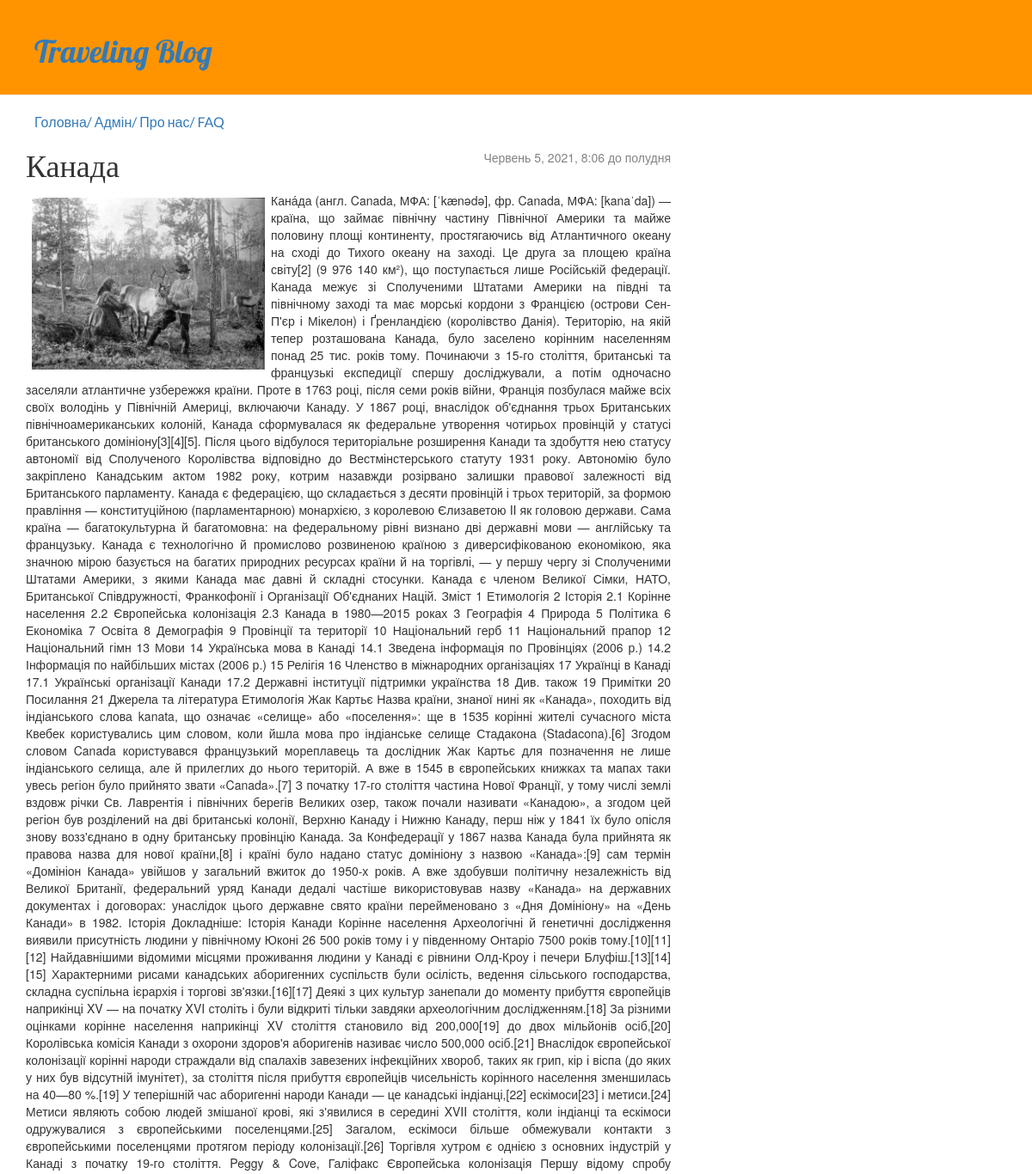
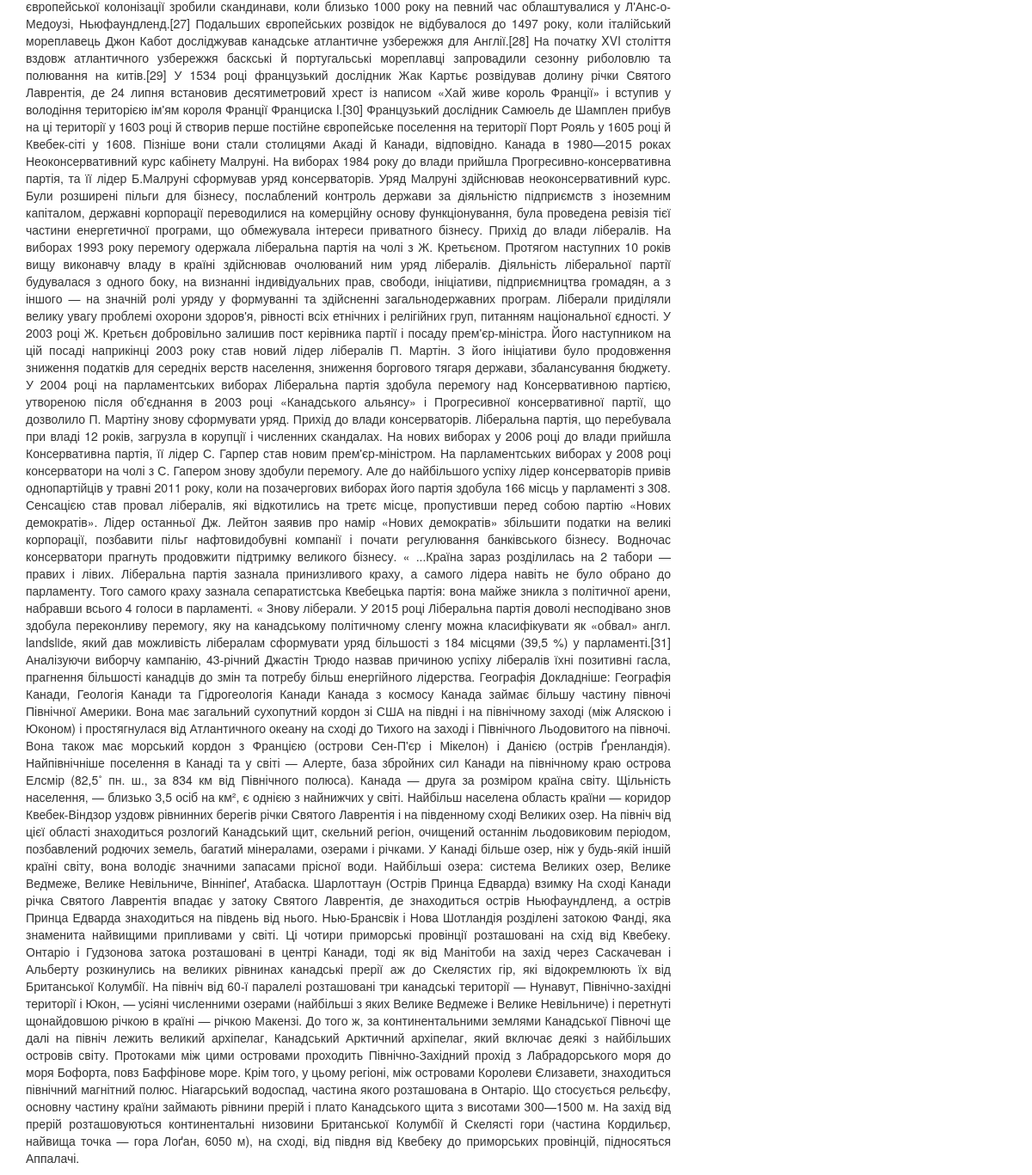
The page /post/13/ on the database its author committed (2 pictures, top to bottom).
### blog/models.py (models this page shows, shortened)
class Post(models.Model):
    author = models.ForeignKey(settings.AUTH_USER_MODEL, on_delete=models.CASCADE)
    title = models.CharField(max_length=200)
    text = RichTextUploadingField(blank=True,null=True)
    header_image=models.ImageField(blank=True, upload_to='images/')
    created_date = models.DateTimeField(default=timezone.now)
    published_date = models.DateTimeField(blank=True, null=True)

### blog/views.py (the view)
# urls.py: url(r'^post/(?P<pk>[0-9]+)/$', views.post_detail, name='post_detail'),
def post_detail(request, pk):
    post = get_object_or_404(Post, pk=pk)
    return render(request, 'blog/post_detail.html', {'post': post})

### blog/templates/blog/post_detail.html (shortened to what this page needs)
{% extends 'blog/base.html' %}
{% block content %}
    <div class="post">
        {% if post.published_date %}
            <div class="date">
                 {{ post.published_date }}
            </div>
        {% endif %}
        <h1>{{ post.title }}</h1>
        <p>{{ post.text }}</p>
    </div>
{% endblock %}

### blog/static/css/style.css (style rules this page uses)
h1, h2, h3, h4 { font-family: 'Lobster', cursive; }
.date { float: right; color: #828282; }

### rows shown on the page
Post: published_date "Червень 5, 2021, 8:06 до полудня", title "Канада", text (picture), text "Кана́да (англ. Canada, МФА: [ˈkænədə], фр. Canada, МФА: [kanaˈda]) — країна, що займає північну частину Північної Америки та майже половину площі континенту, простягаючись від Атлантичного океану на сході до Тихого океану на заході. Це друга за площею країна світу[2] (9 976 140 км²), що поступається лише Російській федерації. Канада межує зі Сполученими Штатами Америки на півдні та північному заході та має морські кордони з Францією (острови Сен-П'єр і Мікелон) і Ґренландією (королівство Данія). Територію, на якій тепер розташована Канада, було заселено корінним населенням понад 25 тис. років тому. Починаючи з 15-го століття, британські та французькі експедиції спершу досліджували, а потім…"
